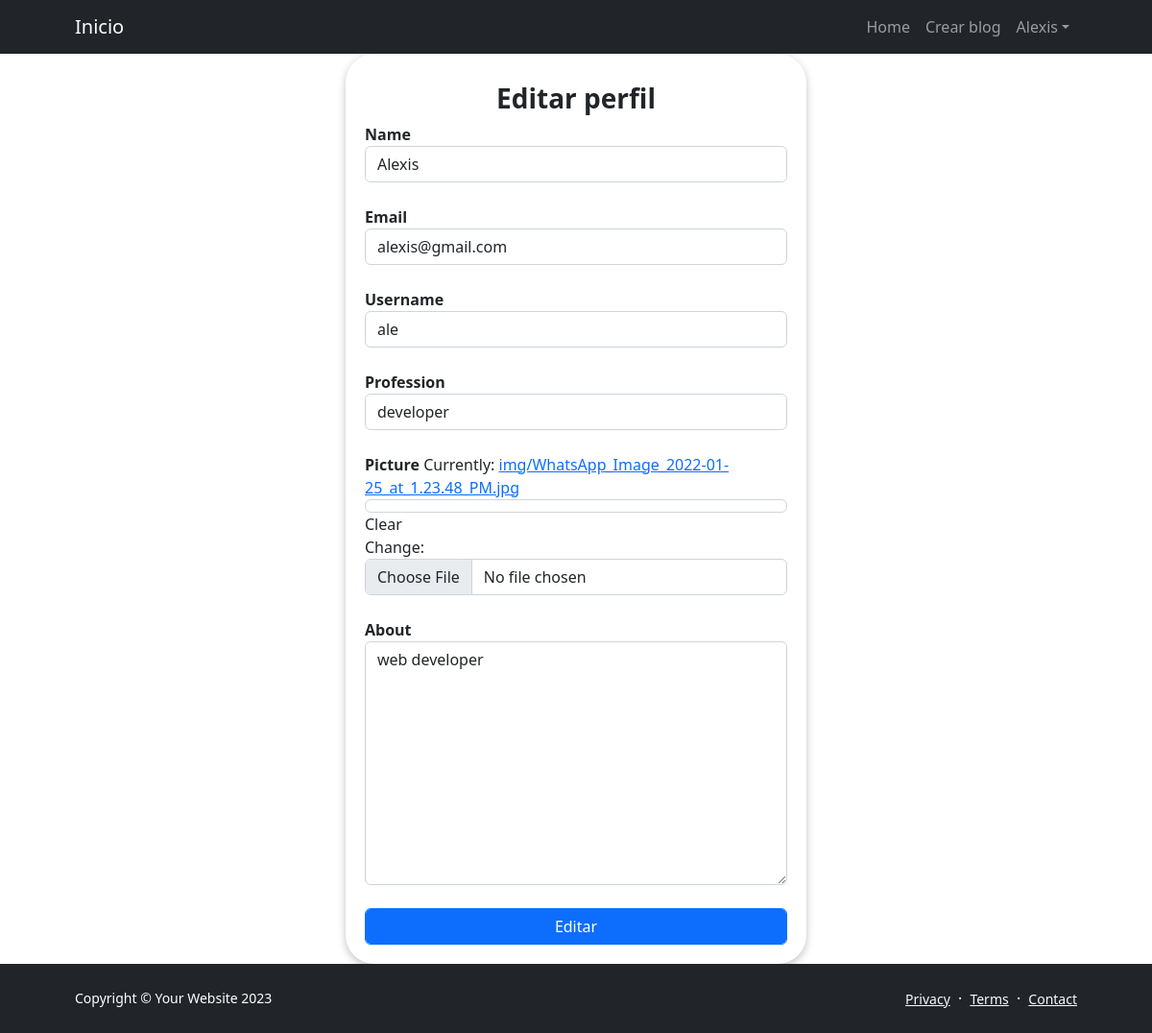
The app's page /updateprofile (signed in), older data.
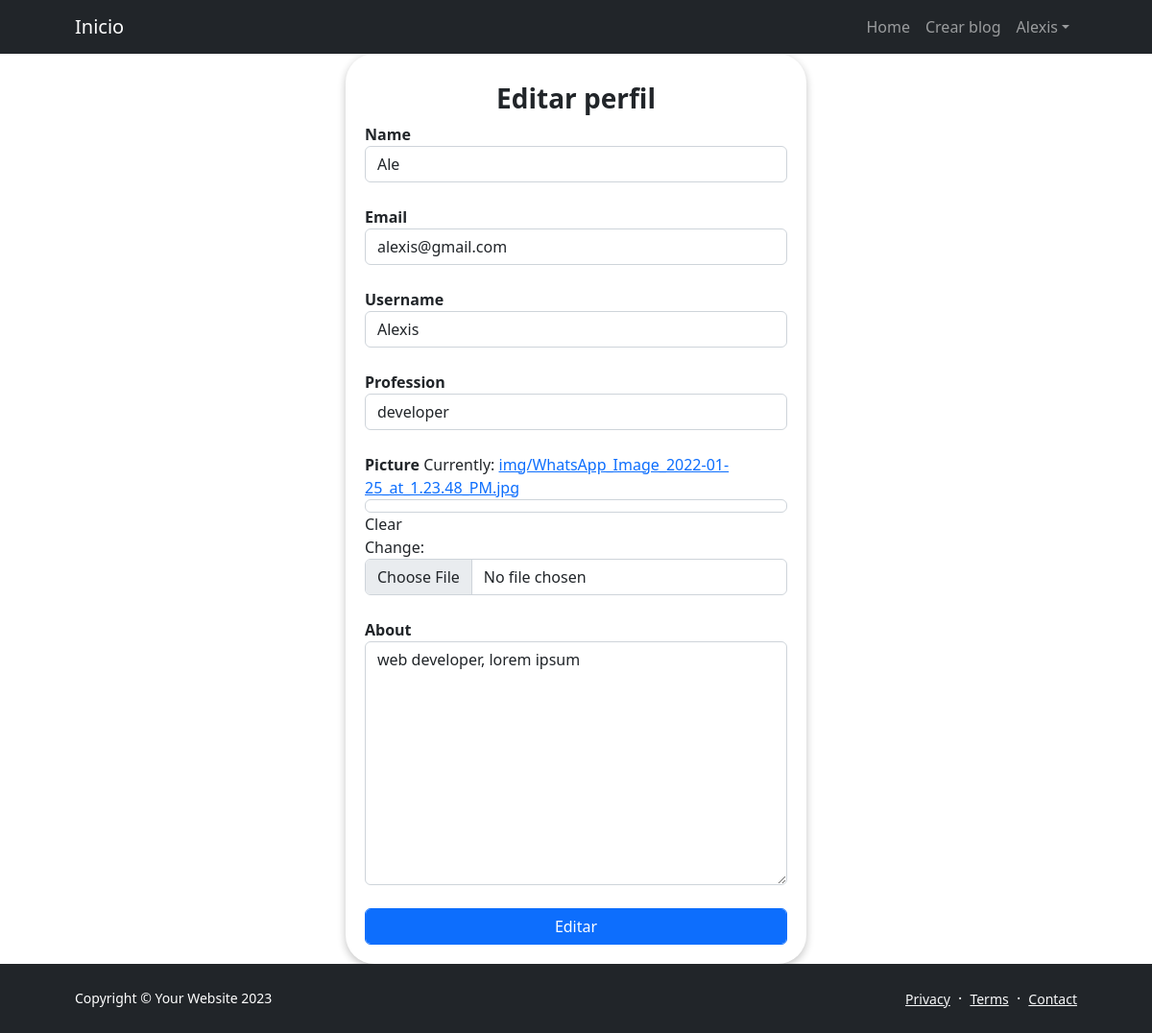
The same page, newer data.
### userprofile/models.py (models this page shows, shortened)
class UserProfile (models.Model):
    user = models.OneToOneField(User, on_delete=models.CASCADE)
    name = models.CharField(max_length=200)
    email=models.EmailField(max_length=200)
    username= models.CharField(max_length=200)
    profession = models.CharField(max_length=200)
    picture = models.ImageField(upload_to='img', blank=True, null=True)
    about = models.TextField()
    profile_id = models.UUIDField(default=uuid.uuid4, editable=False, unique=True, primary_key=True)

### userprofile/views.py (the view)
# urls.py: path('updateprofile',  views.UpdateProfile, name = 'updateprofile'),
@login_required(login_url=login)
def UpdateProfile(request):
    profile = request.user.userprofile
    form = UpdateProfileForm(instance=profile)
    if request.method == 'POST':
        form = UpdateProfileForm(request.POST, request.FILES, instance=profile)
        if form.is_valid():
            form.save()
            messages.info(request, 'Perfil editado exitosamente')
            return redirect ('account')
    context = {'form': form}
    return render(request, 'userprofile/updateprofile.html', context)

### userprofile/forms.py
class UpdateProfileForm(ModelForm):
    class Meta:
        model = UserProfile
        exclude = ['user']

### userprofile/templates/userprofile/updateprofile.html (shortened to what this page needs)
{% extends 'base.html' %}
{% block content %}
    <div class="container" id="container">
        <h3><strong>Editar perfil</strong></h3>
        <form method="POST" enctype="multipart/form-data">
            {% for field in form %}
                <label><strong>{{ field.label }}</strong></label>
                {{field}}
                <br>
            {% endfor%}
            <input type="submit" class="btn btn-primary" value="Editar">
        </form>
    </div>
{% endblock  %}

### templates/base.html (shortened to what this page needs)
<!DOCTYPE html>
{%load static%}
<html lang="en">
    <head>
        <link href="{% static 'fontawesomefree/css/all.min.css' %}" rel="stylesheet" type="text/css">
        <link href="https://cdn.jsdelivr.net/npm/bootstrap-icons@1.5.0/font/bootstrap-icons.css" rel="stylesheet" />
        <link href="{% static 'css/styles.css' %}" rel="stylesheet" />
    </head>
    <body class="d-flex flex-column h-100">
        <main class="flex-shrink-0">
            <nav class="navbar navbar-expand-lg navbar-dark bg-dark">
                <div class="container px-5">
                    <a class="navbar-brand" href="{% url 'index' %}">Inicio</a>
                    <div class="collapse navbar-collapse" id="navbarSupportedContent">
                        <ul class="navbar-nav ms-auto mb-2 mb-lg-0">
                            <li class="nav-item"><a class="nav-link" href="index.html">Home</a></li>
                            {% if request.user.is_authenticated %}
                            <li class="nav-item"><a class="nav-link" href="{% url 'create' %}">Crear blog</a></li>
                            <li class="nav-item dropdown">
                                <a class="nav-link dropdown-toggle" id="navbarDropdownPortfolio" href="#" role="button" data-bs-toggle="dropdown" aria-expanded="false">{{request.user.username}}</a>
                            </li>
                            {% else %}
                            <li class="nav-item"><a class="nav-link" href=" {% url 'signin' %} "><button type="button" class="btn btn-outline-info">Login</button></a></li>
                            <li class="nav-item"><a class="nav-link" href=" {% url 'registration' %} "><button type="button" class="btn btn-outline-info">Signup</button></a></li>
                            {% endif %}
                        </ul>
                    </div>
                </div>
            </nav>
        {% block content %}
        {% endblock %}
        <footer class="bg-dark py-4 mt-auto">
            <div class="container px-5">
                <div class="row align-items-center justify-content-between flex-column flex-sm-row">
                    <div class="col-auto"><div class="small m-0 text-white">Copyright &copy; Your Website 2023</div></div>
                    <div class="col-auto">
                        <a class="link-light small" href="#!">Privacy</a>
                        <span class="text-white mx-1">&middot;</span>
                        <a class="link-light small" href="#!">Terms</a>
                        <span class="text-white mx-1">&middot;</span>
                        <a class="link-light small" href="#!">Contact</a>
                    </div>
                </div>
            </div>
        </footer>
    </body>
</html>

### userprofile/templates/userprofile/updateprofile.html (style rules this page uses)
#container { width: 40%; box-shadow: rgba(0, 0, 0, 0.24) 0px 3px 8px; height: auto; padding: 30px 20px 20px 20px; border-radius: 30px; margin-bottom: 20x; }
#container h3 { text-align: center; }

Row changes from the older to the newer data that the page shows:
changed UserProfile "alexis@gmail.com": name "Alexis" → "Ale"; username "ale" → "Alexis"; about "web developer" → "web developer, lorem ipsum"
